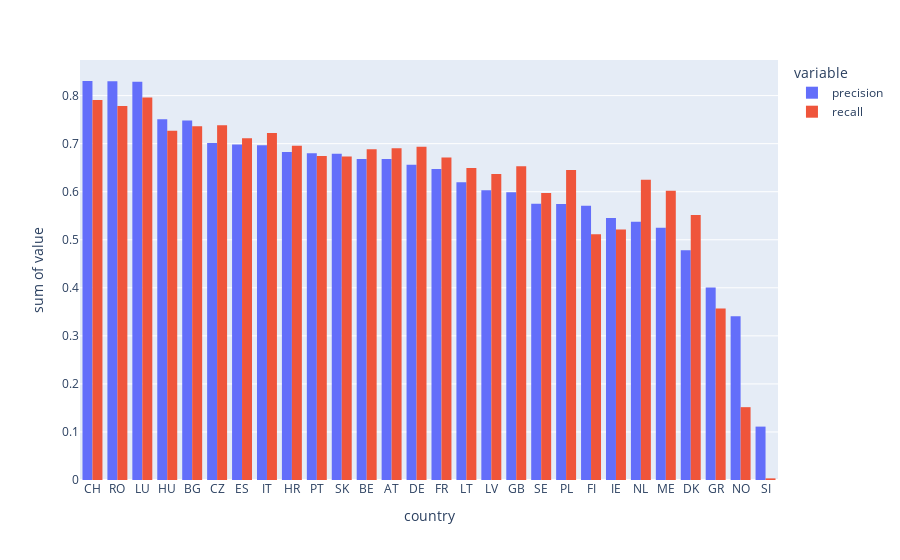

Here is the notebook cell this chart was saved with:
### Code cell
results[results.window_size==20].sort_values(by=['precision'], ascending = False).plot.hist(x="country",y=["precision","recall"],barmode="group")

### Figure 1 — Plotly figure (JSON) as saved in the notebook; plotly's stock layout.template omitted (floating-point values rounded to 4 significant figures)
{"data": [{"alignmentgroup": "True", "bingroup": "x", "histfunc": "sum", "hovertemplate": "variable=precision<br>country=%{x}<br>sum of value=%{y}<extra></extra>", "legendgroup": "precision", "marker": {"color": "#636efa", "pattern": {"shape": ""}}, "name": "precision", "offsetgroup": "precision", "orientation": "v", "showlegend": true, "type": "histogram", "x": ["CH", "RO", "LU", "HU", "BG", "CZ", "ES", "IT", "HR", "PT", "SK", "BE", "AT", "DE", "FR", "LT", "LV", "GB", "SE", "PL", "FI", "IE", "NL", "ME", "DK", "GR", "NO", "SI"], "xaxis": "x", "y": [0.8304, 0.8301, 0.8288, 0.7508, 0.7482, 0.7014, 0.6985, 0.6968, 0.6827, 0.6803, 0.6791, 0.668, 0.6679, 0.6563, 0.6473, 0.6199, 0.6028, 0.5991, 0.5749, 0.5742, 0.5708, 0.5454, 0.5373, 0.5251, 0.4782, 0.4008, 0.3407, 0.1111], "yaxis": "y"}, {"alignmentgroup": "True", "bingroup": "x", "histfunc": "sum", "hovertemplate": "variable=recall<br>country=%{x}<br>sum of value=%{y}<extra></extra>", "legendgroup": "recall", "marker": {"color": "#EF553B", "pattern": {"shape": ""}}, "name": "recall", "offsetgroup": "recall", "orientation": "v", "showlegend": true, "type": "histogram", "x": ["CH", "RO", "LU", "HU", "BG", "CZ", "ES", "IT", "HR", "PT", "SK", "BE", "AT", "DE", "FR", "LT", "LV", "GB", "SE", "PL", "FI", "IE", "NL", "ME", "DK", "GR", "NO", "SI"], "xaxis": "x", "y": [0.7909, 0.7784, 0.796, 0.7269, 0.7361, 0.7383, 0.7111, 0.722, 0.6955, 0.6746, 0.6734, 0.6886, 0.6903, 0.6937, 0.6712, 0.6492, 0.6368, 0.6531, 0.5974, 0.6452, 0.5112, 0.5214, 0.6247, 0.602, 0.5516, 0.357, 0.1516, 0.003401], "yaxis": "y"}], "layout": {"barmode": "group", "legend": {"title": {"text": "variable"}, "tracegroupgap": 0}, "margin": {"t": 60}, "xaxis": {"anchor": "y", "domain": [0, 1], "title": {"text": "country"}}, "yaxis": {"anchor": "x", "domain": [0, 1], "title": {"text": "sum of value"}}}}
